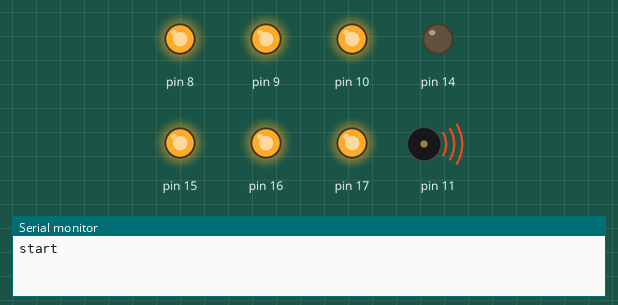
Simulated run of this sketch. Board: Arduino Uno, built with avr-gcc and run on an emulated ATmega328P. On the bench: output pins drawn as LEDs (lit = HIGH), buzzer (waves = sounding), the last lines printed to the serial monitor.

Above: at 0.03 s.
At 0.33 s:
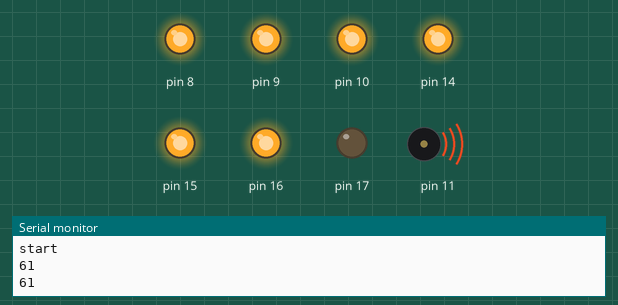
At 0.7 s:
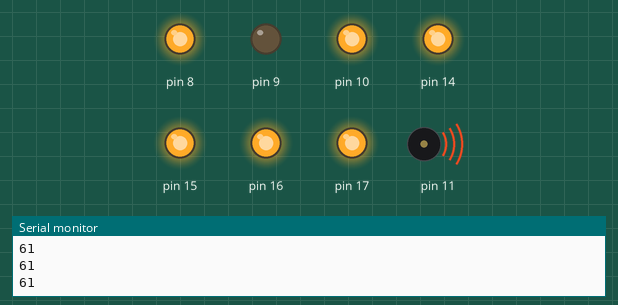
At 1.37 s:
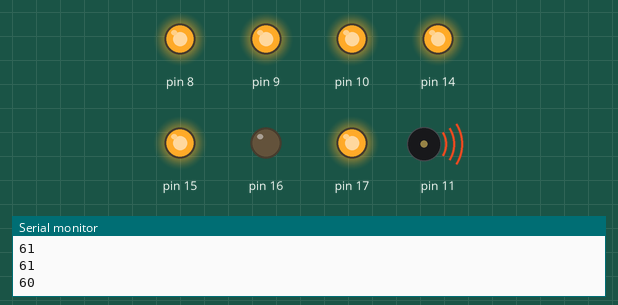
At 2.1 s:
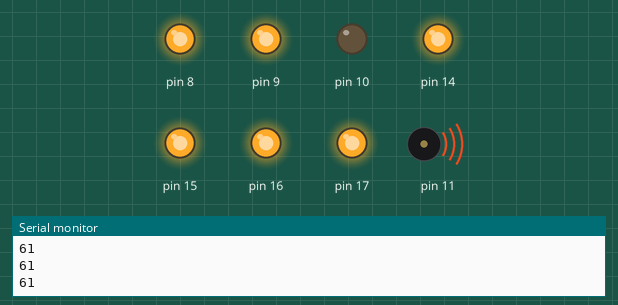
At 2.89 s:
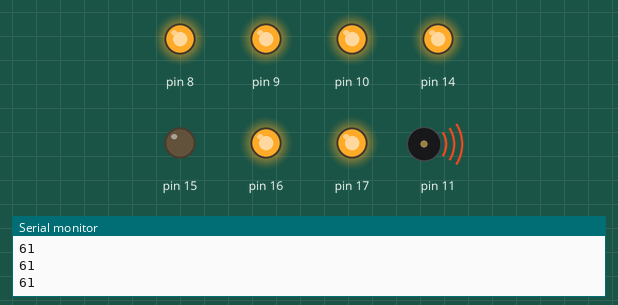
Timing chart, 0 to 3.2 s (numbered marks = the images above):
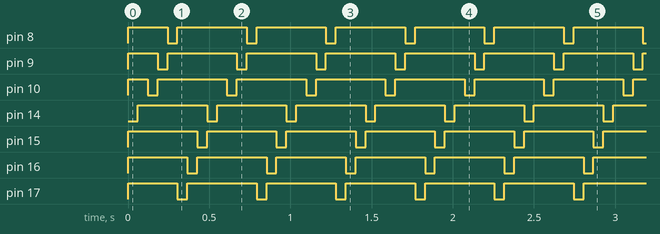

The sketch:

0604_TC_Interrupt_Basic02_CTC_1ms.ino
```cpp
unsigned char led;
int idx;
unsigned long pasted = 0;

void setup() {
  // put your setup code here, to run once:
  Serial.begin(9600);
  Serial.println("start");
  led = 0x01;
  idx = 0;
  SREG |= 0x80;
  // Global Interrupt Enable


  TCCR2A = 0x42;
  // COM2A1 COM2A0 COM2B1 COM2B0 - - WGM21 WGM20
  // 토글함으로서 바뀌도록 한다.
  //

  TCCR2B = 0x84;
  // FOC2A FOC2B - - WGM22 CS02 CS01 CS00
  // CTC 모드
  // 분주율 1 0 0 64설정
  TIMSK2 = 0x02;
  // OCIE2A EnAble
  OCR2A = 249;
  // 상한값 설정
  // 이렇게 설정하면 주기가 1ms가 도출된다.
  // 주기 = 1/16 * 64 * (249 + 1) = 1000NanoSec
  DDRB = 0x0F;
  DDRC = 0x0F;
}

ISR(TIMER2_COMPA_vect){
  // 실행 될때마다 시작값을 다시 설정하여야 한다.
  idx++;
  if(idx > 60){
    // 이렇게 하면 거의 1초 나옴
    if(pasted == 0){
      pasted = millis();
    }
    else{
      Serial.println(millis() - pasted);
      pasted = 0;
    }

    if(led == 0x01){
      led = 0x80;
    }
    else{
      led = led >> 1;
    }
    idx = 0;
  }
}

void loop() {
  // put your main code here, to run repeatedly:
  PORTC = ~led;
  PORTB = ~(led >> 4);
}
```

Measured:
- by itself, pin 8–10, pin 17: repeats every 0.49 s: LOW 0.06 s, HIGH 0.43 s
- by itself, pin 14–16: alternates HIGH for 0.43 s and LOW for 0.06 s
- by itself, everything shown: repeats every 0.49 s, in 8 steps
